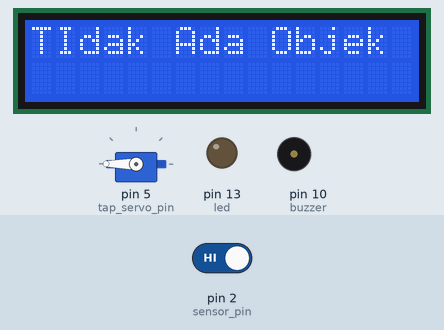
Bench run of a sketch on a simulated Arduino Uno, built with avr-gcc and run on an emulated ATmega328P. On the bench: servo, 16×2 character LCD, output pins drawn as LEDs (lit = HIGH), buzzer (waves = sounding). Inputs (shaded band) come from the test bench; at power-on: pin 2 (sensor_pin) HIGH. What the sketch prints to the serial monitor is not drawn.

Above: at 2.2 s.
2.3 s: pin 2 (sensor_pin) driven LOW
At 4.3 s:
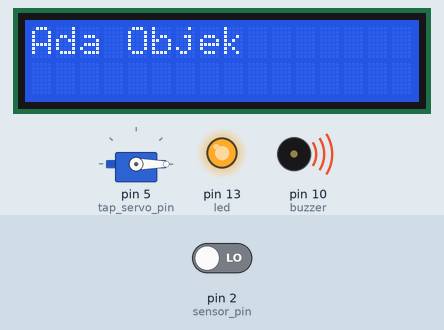
4.6 s: pin 2 (sensor_pin) driven HIGH
At 6.3 s:
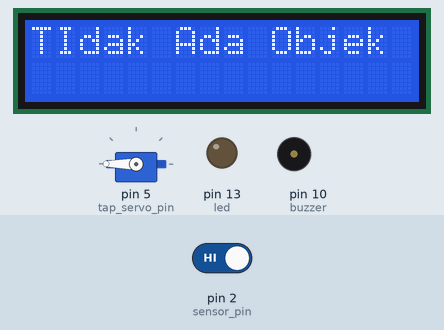
Timing chart, 0 to 7.8 s (numbered marks = the images above; inputs shaded):
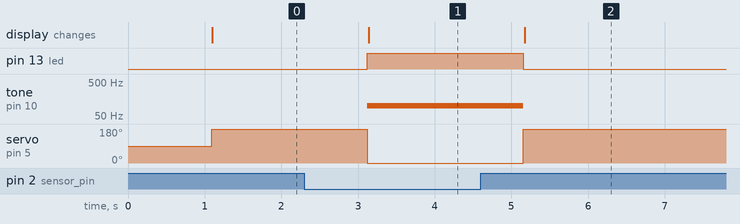

Measured:
- after the input at 2.3 s, pin 13 (led): LOW → HIGH after 0.82 s; tone on pin 10 (buzzer): silent → 100 Hz after 0.82 s; servo on pin 5 (tap_servo_pin): 180° → 0° after 0.82 s; the display: changes after 0.84 s (image 1)
- after the input at 4.6 s, pin 13 (led): HIGH → LOW after 0.55 s; tone on pin 10 (buzzer): 100 Hz → silent after 0.55 s; servo on pin 5 (tap_servo_pin): 0° → 180° after 0.55 s; the display: changes after 0.58 s (image 2)

The sketch:

Infrared_Sensor_-_LCD-Servo-Buz-Led.ino
```cpp
//Deklarasi Library
#include <Servo.h>
#include <LiquidCrystal_I2C.h>

//Deklarasi Alamat LCD I2C
LiquidCrystal_I2C lcd(0x27, 16, 2);

//Deklarasi PIN sensor dan komponen
int sensor_pin = 2;
int tap_servo_pin =5;
int buzzer = 10;
int led = 13;
int val;
Servo tap_servo;

//Deklarasi fungsi yg akan berjalan sekali ketika arduino di hidupkan
void setup(){
  pinMode(sensor_pin,INPUT);
  pinMode(buzzer, OUTPUT);
  pinMode(led,OUTPUT);
  tap_servo.attach(tap_servo_pin);
  lcd.begin(16, 2);
  lcd.backlight();
  lcd.setCursor(0, 0);
  lcd.print("IR Sensor");
  delay(1000);
  lcd.clear();
  Serial.begin(9600);
}

//Deklarasi fungsi yg akan selalu berjalan / di ulang hingga arduino di matikan
void loop(){
  val = digitalRead(sensor_pin);

  if (val==LOW) {
    tone(buzzer,100);
    tap_servo.write(0);
    digitalWrite(led, HIGH);
    Serial.println("Sensor Aktif");
    lcd.setCursor(0, 0);
    lcd.print("Ada Objek");
    lcd.print("        ");
  }
  if (val==HIGH){
   noTone(buzzer);
    tap_servo.write(180);
    digitalWrite(led,LOW);
    Serial.println("Sensor Non Aktif");
    lcd.setCursor(0, 0);
    lcd.print("TIdak Ada Objek");
    lcd.print("        ");
    }
  delay(1000);
}
```
